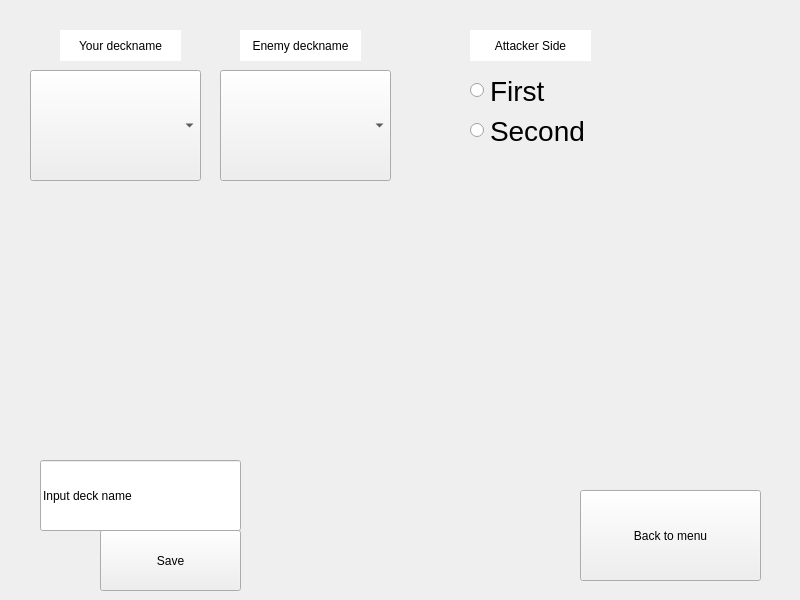
<?xml version="1.0" encoding="UTF-8"?>
<ui version="4.0">
 <class>Form1</class>
 <widget class="QWidget" name="Form1">
  <property name="geometry">
   <rect>
    <x>0</x>
    <y>0</y>
    <width>800</width>
    <height>600</height>
   </rect>
  </property>
  <property name="sizeIncrement">
   <size>
    <width>0</width>
    <height>0</height>
   </size>
  </property>
  <property name="baseSize">
   <size>
    <width>1000</width>
    <height>600</height>
   </size>
  </property>
  <property name="windowTitle">
   <string>Form1</string>
  </property>
  <widget class="QPushButton" name="pushButton">
   <property name="geometry">
    <rect>
     <x>580</x>
     <y>490</y>
     <width>181</width>
     <height>91</height>
    </rect>
   </property>
   <property name="text">
    <string>Back to menu</string>
   </property>
  </widget>
  <widget class="QLineEdit" name="lineEdit">
   <property name="geometry">
    <rect>
     <x>40</x>
     <y>460</y>
     <width>201</width>
     <height>71</height>
    </rect>
   </property>
   <property name="text">
    <string>Input deck name</string>
   </property>
  </widget>
  <widget class="QPushButton" name="saveButton">
   <property name="geometry">
    <rect>
     <x>100</x>
     <y>530</y>
     <width>141</width>
     <height>61</height>
    </rect>
   </property>
   <property name="text">
    <string>Save</string>
   </property>
  </widget>
  <widget class="QComboBox" name="comboBox1">
   <property name="geometry">
    <rect>
     <x>30</x>
     <y>70</y>
     <width>171</width>
     <height>111</height>
    </rect>
   </property>
  </widget>
  <widget class="QComboBox" name="comboBox2">
   <property name="geometry">
    <rect>
     <x>220</x>
     <y>70</y>
     <width>171</width>
     <height>111</height>
    </rect>
   </property>
  </widget>
  <widget class="QLabel" name="label">
   <property name="geometry">
    <rect>
     <x>60</x>
     <y>30</y>
     <width>121</width>
     <height>31</height>
    </rect>
   </property>
   <property name="styleSheet">
    <string notr="true">background-color: rgb(255, 255, 255);</string>
   </property>
   <property name="text">
    <string>Your deckname</string>
   </property>
   <property name="alignment">
    <set>Qt::AlignmentFlag::AlignCenter</set>
   </property>
  </widget>
  <widget class="QLabel" name="label_2">
   <property name="geometry">
    <rect>
     <x>240</x>
     <y>30</y>
     <width>121</width>
     <height>31</height>
    </rect>
   </property>
   <property name="styleSheet">
    <string notr="true">background-color: rgb(255, 255, 255);</string>
   </property>
   <property name="text">
    <string>Enemy deckname</string>
   </property>
   <property name="alignment">
    <set>Qt::AlignmentFlag::AlignCenter</set>
   </property>
  </widget>
  <widget class="QLabel" name="label_3">
   <property name="geometry">
    <rect>
     <x>470</x>
     <y>30</y>
     <width>121</width>
     <height>31</height>
    </rect>
   </property>
   <property name="styleSheet">
    <string notr="true">background-color: rgb(255, 255, 255);</string>
   </property>
   <property name="text">
    <string>Attacker Side</string>
   </property>
   <property name="alignment">
    <set>Qt::AlignmentFlag::AlignCenter</set>
   </property>
  </widget>
  <widget class="QRadioButton" name="radioButton">
   <property name="geometry">
    <rect>
     <x>470</x>
     <y>70</y>
     <width>111</width>
     <height>41</height>
    </rect>
   </property>
   <property name="font">
    <font>
     <pointsize>21</pointsize>
    </font>
   </property>
   <property name="text">
    <string>First</string>
   </property>
  </widget>
  <widget class="QRadioButton" name="radioButton_2">
   <property name="geometry">
    <rect>
     <x>470</x>
     <y>110</y>
     <width>121</width>
     <height>41</height>
    </rect>
   </property>
   <property name="font">
    <font>
     <pointsize>21</pointsize>
    </font>
   </property>
   <property name="text">
    <string>Second</string>
   </property>
  </widget>
 </widget>
 <resources/>
 <connections/>
</ui>
